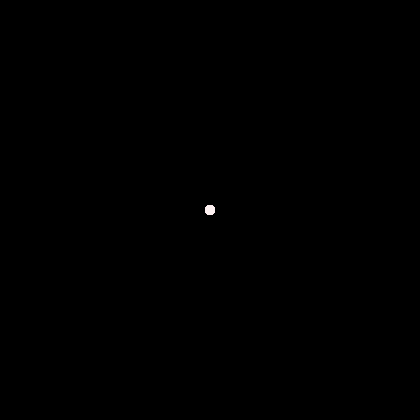
Frame 1 (no input)
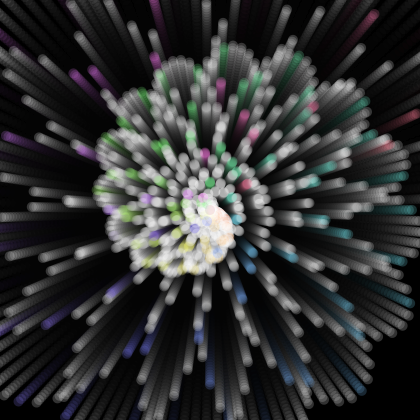
Frame 60 (the mouse pressed at the canvas centre just before this capture)
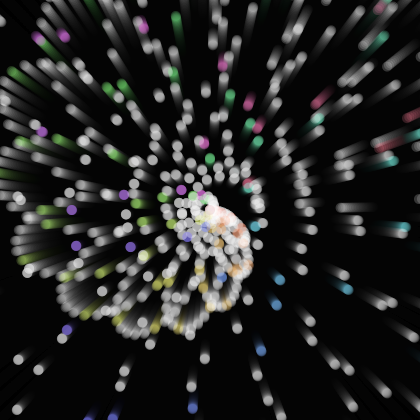
Frame 120 (the mouse held since frame 60 and released just before this capture)

The Processing sketch that drew these frames (run headless with seeded random() and noise(); from frame 60 on, the mouse is pressed at the canvas centre):

// Processing sketch: processing_100578
// ── processing_100578.pde

float r;
float a = 200;
float n = 0;
float d = 2;
 
PVector point = new PVector(0,0);;
PVector center;
 
void setup() {
  size(420, 420);
  center = new PVector(width/2,height/2);
  colorMode(HSB, 360, 100, 100);
  background(0);
  smooth();
  noStroke();
}
 
void draw() {
  fill(0, 30);
  rect(0, 0, width, height);
 
  for (int t = 0; t < 360*2;t++) {
    r = a * sin(radians(t * n / d));
    point.set(cos(radians(t)),sin(radians(t)),0);
    point.mult(r);
    point.mult(abs(sin(t))*2);
    point.add(center);
 
    if (t % 5 == 0) {
      fill(t/2.0, 50, 100, 50);
    } else {   
      fill(360, 50);
    }
    ellipse(point.x, point.y, 10, 10);
  }
 
  n += 0.003;
  d += 0.0001;
}
